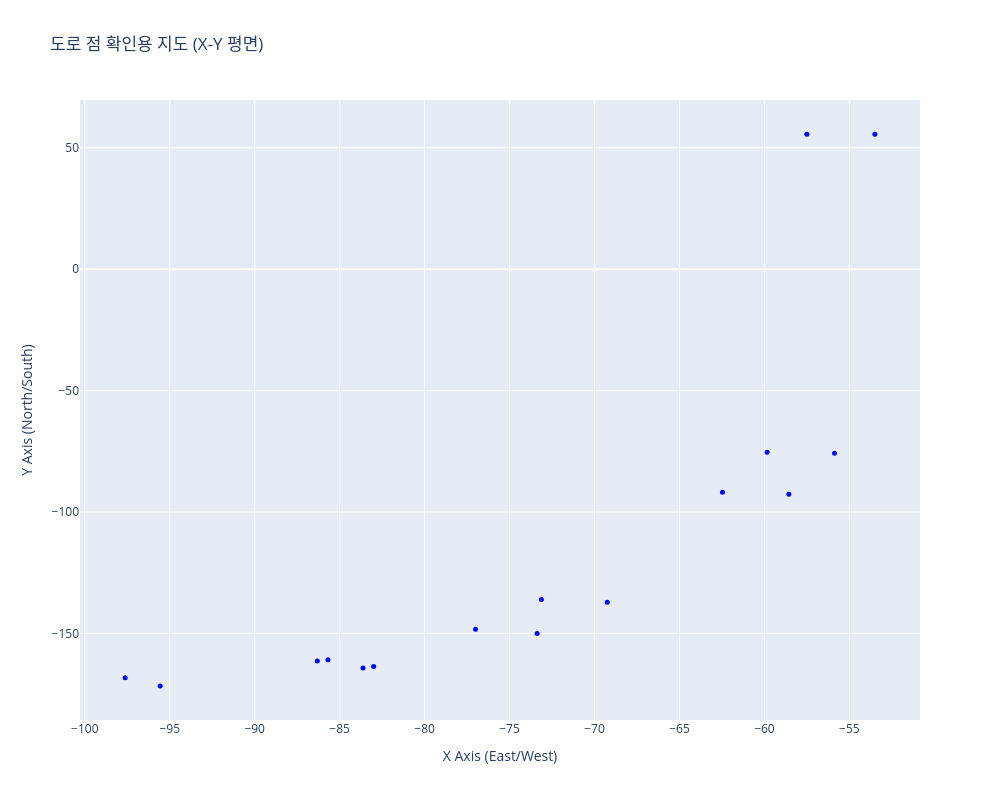

Write notebook code for a chart like this one.
### Markdown cell above
경로 준비

### Code cell
# 한글 주석: 먼저 XY에서 정점 인덱스 분포를 확인
ut.plot_vertices_index(
    road_positions,
    width=1000,
    height=800,
    marker_size=5,
)

### Figure 1 — Plotly figure (JSON) as saved in the notebook; plotly's stock layout.template omitted (floating-point values rounded to 4 significant figures)
{"data": [{"hovertemplate": "<b>Index: %{text}</b><br>X: %{x:.2f}<br>Y: %{y:.2f}<extra></extra>", "marker": {"color": "blue", "size": 5}, "mode": "markers", "text": ["0", "1", "2", "3", "4", "5", "6", "7", "8", "9", "10", "11", "12", "13", "14", "15"], "type": "scatter", "x": [-85.69, -97.62, -95.56, -83.62, -57.5, -59.84, -55.88, -53.5, -62.47, -58.56, -73.12, -69.25, -77.0, -73.38, -86.31, -83.0], "y": [-160.9, -168.2, -171.6, -164.2, 55.69, -75.38, -75.75, 55.62, -91.88, -92.69, -136.0, -137.1, -148.2, -150.0, -161.4, -163.6]}], "layout": {"height": 800, "hovermode": "closest", "title": {"text": "도로 점 확인용 지도 (X-Y 평면)"}, "width": 1000, "xaxis": {"title": {"text": "X Axis (East/West)"}}, "yaxis": {"title": {"text": "Y Axis (North/South)"}}}}
